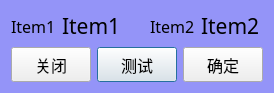
<?xml version="1.0" encoding="UTF-8"?>
<ui version="4.0">
 <class>clsSampleTest</class>
 <widget class="QDialog" name="clsSampleTest">
  <property name="geometry">
   <rect>
    <x>0</x>
    <y>0</y>
    <width>257</width>
    <height>84</height>
   </rect>
  </property>
  <property name="windowTitle">
   <string>样品测试</string>
  </property>
  <property name="styleSheet">
   <string notr="true">QDialog
{
	
	background-color: rgb(148, 148, 248);
}</string>
  </property>
  <layout class="QVBoxLayout" name="verticalLayout">
   <item>
    <layout class="QHBoxLayout" name="horizontalLayout_2" stretch="0,10,0,0,10">
     <item>
      <widget class="QLabel" name="lblItem1">
       <property name="font">
        <font>
         <family>楷体</family>
         <pointsize>12</pointsize>
        </font>
       </property>
       <property name="text">
        <string>Item1</string>
       </property>
      </widget>
     </item>
     <item>
      <widget class="QLabel" name="lblTest1">
       <property name="font">
        <font>
         <family>楷体</family>
         <pointsize>16</pointsize>
        </font>
       </property>
       <property name="text">
        <string>Item1</string>
       </property>
      </widget>
     </item>
     <item>
      <spacer name="horizontalSpacer">
       <property name="orientation">
        <enum>Qt::Horizontal</enum>
       </property>
       <property name="sizeType">
        <enum>QSizePolicy::Fixed</enum>
       </property>
       <property name="sizeHint" stdset="0">
        <size>
         <width>20</width>
         <height>20</height>
        </size>
       </property>
      </spacer>
     </item>
     <item>
      <widget class="QLabel" name="lblItem2">
       <property name="font">
        <font>
         <family>楷体</family>
         <pointsize>12</pointsize>
        </font>
       </property>
       <property name="text">
        <string>Item2</string>
       </property>
      </widget>
     </item>
     <item>
      <widget class="QLabel" name="lblTest2">
       <property name="font">
        <font>
         <family>楷体</family>
         <pointsize>16</pointsize>
        </font>
       </property>
       <property name="text">
        <string>Item2</string>
       </property>
      </widget>
     </item>
    </layout>
   </item>
   <item>
    <layout class="QHBoxLayout" name="horizontalLayout">
     <item>
      <widget class="QPushButton" name="btnClose">
       <property name="minimumSize">
        <size>
         <width>0</width>
         <height>35</height>
        </size>
       </property>
       <property name="font">
        <font>
         <family>楷体</family>
         <pointsize>12</pointsize>
        </font>
       </property>
       <property name="text">
        <string>关闭</string>
       </property>
       <property name="shortcut">
        <string>Esc</string>
       </property>
      </widget>
     </item>
     <item>
      <widget class="QPushButton" name="btnTrig">
       <property name="minimumSize">
        <size>
         <width>0</width>
         <height>35</height>
        </size>
       </property>
       <property name="font">
        <font>
         <family>楷体</family>
         <pointsize>12</pointsize>
        </font>
       </property>
       <property name="text">
        <string>测试</string>
       </property>
       <property name="default">
        <bool>true</bool>
       </property>
      </widget>
     </item>
     <item>
      <widget class="QPushButton" name="btnOk">
       <property name="minimumSize">
        <size>
         <width>0</width>
         <height>35</height>
        </size>
       </property>
       <property name="font">
        <font>
         <family>楷体</family>
         <pointsize>12</pointsize>
        </font>
       </property>
       <property name="text">
        <string>确定</string>
       </property>
       <property name="shortcut">
        <string>Return</string>
       </property>
       <property name="autoDefault">
        <bool>false</bool>
       </property>
       <property name="default">
        <bool>false</bool>
       </property>
      </widget>
     </item>
    </layout>
   </item>
  </layout>
 </widget>
 <resources/>
 <connections/>
</ui>
